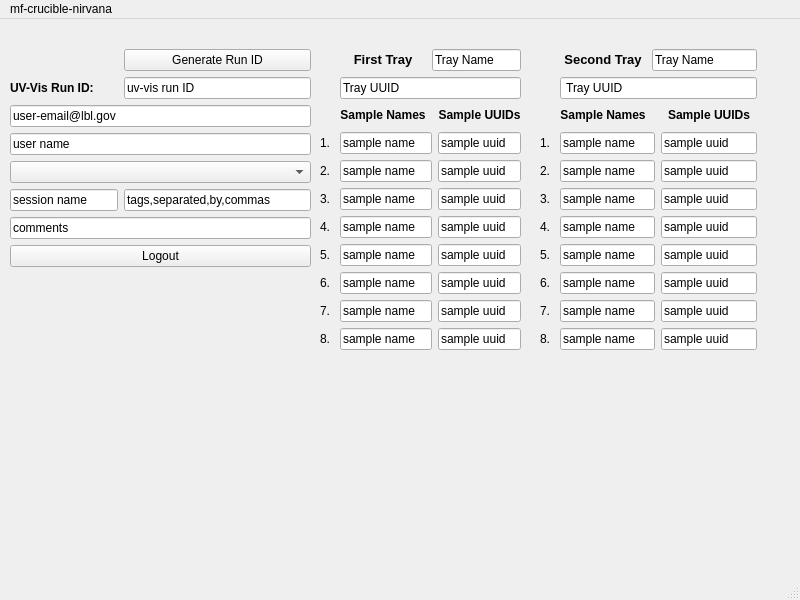
<?xml version="1.0" encoding="UTF-8"?>
<ui version="4.0">
 <class>MainWindow</class>
 <widget class="QMainWindow" name="MainWindow">
  <property name="geometry">
   <rect>
    <x>0</x>
    <y>0</y>
    <width>800</width>
    <height>600</height>
   </rect>
  </property>
  <property name="windowTitle">
   <string>MainWindow</string>
  </property>
  <widget class="QWidget" name="centralwidget">
   <widget class="QWidget" name="">
    <property name="geometry">
     <rect>
      <x>320</x>
      <y>30</y>
      <width>201</width>
      <height>301</height>
     </rect>
    </property>
    <layout class="QGridLayout" name="gridLayout">
     <item row="7" column="1" colspan="2">
      <widget class="QLineEdit" name="tray1_sample5_name">
       <property name="text">
        <string>sample name</string>
       </property>
      </widget>
     </item>
     <item row="10" column="1" colspan="2">
      <widget class="QLineEdit" name="tray1_sample8_name">
       <property name="text">
        <string>sample name</string>
       </property>
      </widget>
     </item>
     <item row="5" column="0">
      <widget class="QLabel" name="label_5">
       <property name="text">
        <string>3.</string>
       </property>
      </widget>
     </item>
     <item row="9" column="0">
      <widget class="QLabel" name="label_9">
       <property name="text">
        <string>7.</string>
       </property>
      </widget>
     </item>
     <item row="8" column="1" colspan="2">
      <widget class="QLineEdit" name="tray1_sample6_name">
       <property name="text">
        <string>sample name</string>
       </property>
      </widget>
     </item>
     <item row="10" column="3">
      <widget class="QLineEdit" name="tray1_sample8_uuid">
       <property name="text">
        <string>sample uuid</string>
       </property>
      </widget>
     </item>
     <item row="4" column="3">
      <widget class="QLineEdit" name="tray1_sample2_uuid">
       <property name="text">
        <string>sample uuid</string>
       </property>
      </widget>
     </item>
     <item row="8" column="3">
      <widget class="QLineEdit" name="tray1_sample6_uuid">
       <property name="text">
        <string>sample uuid</string>
       </property>
      </widget>
     </item>
     <item row="8" column="0">
      <widget class="QLabel" name="label_6">
       <property name="text">
        <string>6.</string>
       </property>
      </widget>
     </item>
     <item row="9" column="1" colspan="2">
      <widget class="QLineEdit" name="tray1_sample7_name">
       <property name="text">
        <string>sample name</string>
       </property>
      </widget>
     </item>
     <item row="3" column="0">
      <widget class="QLabel" name="label_2">
       <property name="text">
        <string>1. </string>
       </property>
      </widget>
     </item>
     <item row="6" column="0">
      <widget class="QLabel" name="label_4">
       <property name="text">
        <string>4.</string>
       </property>
      </widget>
     </item>
     <item row="0" column="1">
      <widget class="QLabel" name="label_10">
       <property name="text">
        <string>&lt;html&gt;&lt;head/&gt;&lt;body&gt;&lt;p align=&quot;center&quot;&gt;&lt;span style=&quot; font-size:10pt; font-weight:700;&quot;&gt;First Tray&lt;/span&gt;&lt;/p&gt;&lt;/body&gt;&lt;/html&gt;</string>
       </property>
      </widget>
     </item>
     <item row="5" column="3">
      <widget class="QLineEdit" name="tray1_sample3_uuid">
       <property name="text">
        <string>sample uuid</string>
       </property>
      </widget>
     </item>
     <item row="5" column="1" colspan="2">
      <widget class="QLineEdit" name="tray1_sample3_name">
       <property name="text">
        <string>sample name</string>
       </property>
      </widget>
     </item>
     <item row="7" column="0">
      <widget class="QLabel" name="label_7">
       <property name="text">
        <string>5.</string>
       </property>
      </widget>
     </item>
     <item row="1" column="1" colspan="3">
      <widget class="QLineEdit" name="tray1_uuid">
       <property name="text">
        <string>Tray UUID</string>
       </property>
      </widget>
     </item>
     <item row="4" column="1" colspan="2">
      <widget class="QLineEdit" name="tray1_sample2_name">
       <property name="text">
        <string>sample name</string>
       </property>
      </widget>
     </item>
     <item row="4" column="0">
      <widget class="QLabel" name="label_3">
       <property name="text">
        <string>2.</string>
       </property>
      </widget>
     </item>
     <item row="3" column="1" colspan="2">
      <widget class="QLineEdit" name="tray1_sample1_name">
       <property name="text">
        <string>sample name</string>
       </property>
      </widget>
     </item>
     <item row="0" column="2" colspan="2">
      <widget class="QLineEdit" name="tray1_name">
       <property name="text">
        <string>Tray Name</string>
       </property>
      </widget>
     </item>
     <item row="6" column="1" colspan="2">
      <widget class="QLineEdit" name="tray1_sample4_name">
       <property name="text">
        <string>sample name</string>
       </property>
      </widget>
     </item>
     <item row="10" column="0">
      <widget class="QLabel" name="label_8">
       <property name="text">
        <string>8.</string>
       </property>
      </widget>
     </item>
     <item row="9" column="3">
      <widget class="QLineEdit" name="tray1_sample7_uuid">
       <property name="text">
        <string>sample uuid</string>
       </property>
      </widget>
     </item>
     <item row="6" column="3">
      <widget class="QLineEdit" name="tray1_sample4_uuid">
       <property name="text">
        <string>sample uuid</string>
       </property>
      </widget>
     </item>
     <item row="3" column="3">
      <widget class="QLineEdit" name="tray1_sample1_uuid">
       <property name="text">
        <string>sample uuid</string>
       </property>
      </widget>
     </item>
     <item row="7" column="3">
      <widget class="QLineEdit" name="tray1_sample5_uuid">
       <property name="text">
        <string>sample uuid</string>
       </property>
      </widget>
     </item>
     <item row="2" column="1">
      <widget class="QLabel" name="label_20">
       <property name="text">
        <string>&lt;html&gt;&lt;head/&gt;&lt;body&gt;&lt;p align=&quot;center&quot;&gt;&lt;span style=&quot; font-weight:700;&quot;&gt;Sample Names&lt;/span&gt;&lt;/p&gt;&lt;/body&gt;&lt;/html&gt;</string>
       </property>
      </widget>
     </item>
     <item row="2" column="3">
      <widget class="QLabel" name="label_21">
       <property name="text">
        <string>&lt;html&gt;&lt;head/&gt;&lt;body&gt;&lt;p align=&quot;center&quot;&gt;&lt;span style=&quot; font-weight:700;&quot;&gt;Sample UUIDs&lt;/span&gt;&lt;/p&gt;&lt;/body&gt;&lt;/html&gt;</string>
       </property>
      </widget>
     </item>
    </layout>
   </widget>
   <widget class="QWidget" name="">
    <property name="geometry">
     <rect>
      <x>10</x>
      <y>30</y>
      <width>301</width>
      <height>224</height>
     </rect>
    </property>
    <layout class="QFormLayout" name="formLayout">
     <item row="1" column="0">
      <widget class="QLabel" name="label">
       <property name="text">
        <string>&lt;html&gt;&lt;head/&gt;&lt;body&gt;&lt;p&gt;&lt;span style=&quot; font-weight:700;&quot;&gt;UV-Vis Run ID:&lt;/span&gt;&lt;/p&gt;&lt;/body&gt;&lt;/html&gt;</string>
       </property>
      </widget>
     </item>
     <item row="2" column="0" colspan="2">
      <widget class="QLineEdit" name="email_lineEdit">
       <property name="text">
        <string>user-email@lbl.gov</string>
       </property>
      </widget>
     </item>
     <item row="3" column="0" colspan="2">
      <widget class="QLineEdit" name="username_lineEdit">
       <property name="text">
        <string>user name</string>
       </property>
      </widget>
     </item>
     <item row="4" column="0" colspan="2">
      <widget class="QComboBox" name="project_comboBox"/>
     </item>
     <item row="5" column="0">
      <widget class="QLineEdit" name="session_lineEdit">
       <property name="text">
        <string>session name</string>
       </property>
      </widget>
     </item>
     <item row="5" column="1">
      <widget class="QLineEdit" name="tags_lineEdit">
       <property name="text">
        <string>tags,separated,by,commas</string>
       </property>
      </widget>
     </item>
     <item row="6" column="0" colspan="2">
      <widget class="QLineEdit" name="comments_lineEdit">
       <property name="text">
        <string>comments</string>
       </property>
      </widget>
     </item>
     <item row="1" column="1">
      <widget class="QLineEdit" name="runid_lineEdit">
       <property name="text">
        <string>uv-vis run ID</string>
       </property>
      </widget>
     </item>
     <item row="7" column="0" colspan="2">
      <widget class="QPushButton" name="logout_button">
       <property name="text">
        <string>Logout</string>
       </property>
      </widget>
     </item>
     <item row="0" column="1">
      <widget class="QPushButton" name="generate_runid_button">
       <property name="text">
        <string>Generate Run ID</string>
       </property>
      </widget>
     </item>
    </layout>
   </widget>
   <widget class="QWidget" name="">
    <property name="geometry">
     <rect>
      <x>540</x>
      <y>30</y>
      <width>217</width>
      <height>301</height>
     </rect>
    </property>
    <layout class="QGridLayout" name="gridLayout_2">
     <item row="5" column="3">
      <widget class="QLineEdit" name="tray2_sample3_uuid">
       <property name="text">
        <string>sample uuid</string>
       </property>
      </widget>
     </item>
     <item row="3" column="1" colspan="2">
      <widget class="QLineEdit" name="tray2_sample1_name">
       <property name="text">
        <string>sample name</string>
       </property>
      </widget>
     </item>
     <item row="7" column="0">
      <widget class="QLabel" name="label_14">
       <property name="text">
        <string>5.</string>
       </property>
      </widget>
     </item>
     <item row="8" column="1" colspan="2">
      <widget class="QLineEdit" name="tray2_sample6_name">
       <property name="text">
        <string>sample name</string>
       </property>
      </widget>
     </item>
     <item row="10" column="0">
      <widget class="QLabel" name="label_15">
       <property name="text">
        <string>8.</string>
       </property>
      </widget>
     </item>
     <item row="6" column="1" colspan="2">
      <widget class="QLineEdit" name="tray2_sample4_name">
       <property name="text">
        <string>sample name</string>
       </property>
      </widget>
     </item>
     <item row="4" column="0">
      <widget class="QLabel" name="label_13">
       <property name="text">
        <string>2.</string>
       </property>
      </widget>
     </item>
     <item row="6" column="0">
      <widget class="QLabel" name="label_12">
       <property name="text">
        <string>4.</string>
       </property>
      </widget>
     </item>
     <item row="7" column="3">
      <widget class="QLineEdit" name="tray2_sample5_uuid">
       <property name="text">
        <string>sample uuid</string>
       </property>
      </widget>
     </item>
     <item row="7" column="1" colspan="2">
      <widget class="QLineEdit" name="tray2_sample5_name">
       <property name="text">
        <string>sample name</string>
       </property>
      </widget>
     </item>
     <item row="5" column="0">
      <widget class="QLabel" name="label_18">
       <property name="text">
        <string>3.</string>
       </property>
      </widget>
     </item>
     <item row="3" column="0">
      <widget class="QLabel" name="label_17">
       <property name="text">
        <string>1. </string>
       </property>
      </widget>
     </item>
     <item row="3" column="3">
      <widget class="QLineEdit" name="tray2_sample1_uuid">
       <property name="text">
        <string>sample uuid</string>
       </property>
      </widget>
     </item>
     <item row="4" column="3">
      <widget class="QLineEdit" name="tray2_sample2_uuid">
       <property name="text">
        <string>sample uuid</string>
       </property>
      </widget>
     </item>
     <item row="9" column="1" colspan="2">
      <widget class="QLineEdit" name="tray2_sample7_name">
       <property name="text">
        <string>sample name</string>
       </property>
      </widget>
     </item>
     <item row="0" column="1">
      <widget class="QLabel" name="label_11">
       <property name="text">
        <string>&lt;html&gt;&lt;head/&gt;&lt;body&gt;&lt;p align=&quot;center&quot;&gt;&lt;span style=&quot; font-size:10pt; font-weight:700;&quot;&gt;Second Tray&lt;/span&gt;&lt;/p&gt;&lt;/body&gt;&lt;/html&gt;</string>
       </property>
      </widget>
     </item>
     <item row="9" column="3">
      <widget class="QLineEdit" name="tray2_sample7_uuid">
       <property name="text">
        <string>sample uuid</string>
       </property>
      </widget>
     </item>
     <item row="9" column="0">
      <widget class="QLabel" name="label_16">
       <property name="text">
        <string>7.</string>
       </property>
      </widget>
     </item>
     <item row="0" column="2" colspan="2">
      <widget class="QLineEdit" name="tray2_name">
       <property name="text">
        <string>Tray Name</string>
       </property>
      </widget>
     </item>
     <item row="8" column="0">
      <widget class="QLabel" name="label_19">
       <property name="text">
        <string>6.</string>
       </property>
      </widget>
     </item>
     <item row="10" column="3">
      <widget class="QLineEdit" name="tray2_sample8_uuid">
       <property name="text">
        <string>sample uuid</string>
       </property>
      </widget>
     </item>
     <item row="4" column="1" colspan="2">
      <widget class="QLineEdit" name="tray2_sample2_name">
       <property name="text">
        <string>sample name</string>
       </property>
      </widget>
     </item>
     <item row="5" column="1" colspan="2">
      <widget class="QLineEdit" name="tray2_sample3_name">
       <property name="text">
        <string>sample name</string>
       </property>
      </widget>
     </item>
     <item row="8" column="3">
      <widget class="QLineEdit" name="tray2_sample6_uuid">
       <property name="text">
        <string>sample uuid</string>
       </property>
      </widget>
     </item>
     <item row="1" column="1" colspan="3">
      <widget class="QLineEdit" name="tray2_uuid">
       <property name="text">
        <string> Tray UUID</string>
       </property>
      </widget>
     </item>
     <item row="10" column="1" colspan="2">
      <widget class="QLineEdit" name="tray2_sample8_name">
       <property name="text">
        <string>sample name</string>
       </property>
      </widget>
     </item>
     <item row="6" column="3">
      <widget class="QLineEdit" name="tray2_sample4_uuid">
       <property name="text">
        <string>sample uuid</string>
       </property>
      </widget>
     </item>
     <item row="2" column="1">
      <widget class="QLabel" name="label_22">
       <property name="text">
        <string>&lt;html&gt;&lt;head/&gt;&lt;body&gt;&lt;p align=&quot;center&quot;&gt;&lt;span style=&quot; font-weight:700;&quot;&gt;Sample Names&lt;/span&gt;&lt;/p&gt;&lt;/body&gt;&lt;/html&gt;</string>
       </property>
      </widget>
     </item>
     <item row="2" column="3">
      <widget class="QLabel" name="label_23">
       <property name="text">
        <string>&lt;html&gt;&lt;head/&gt;&lt;body&gt;&lt;p align=&quot;center&quot;&gt;&lt;span style=&quot; font-weight:700;&quot;&gt;Sample UUIDs&lt;/span&gt;&lt;/p&gt;&lt;/body&gt;&lt;/html&gt;</string>
       </property>
      </widget>
     </item>
    </layout>
   </widget>
  </widget>
  <widget class="QMenuBar" name="menubar">
   <property name="geometry">
    <rect>
     <x>0</x>
     <y>0</y>
     <width>800</width>
     <height>22</height>
    </rect>
   </property>
   <widget class="QMenu" name="menumf_crucible_nirvana">
    <property name="title">
     <string>mf-crucible-nirvana</string>
    </property>
   </widget>
   <addaction name="menumf_crucible_nirvana"/>
  </widget>
  <widget class="QStatusBar" name="statusbar"/>
 </widget>
 <resources/>
 <connections/>
</ui>
